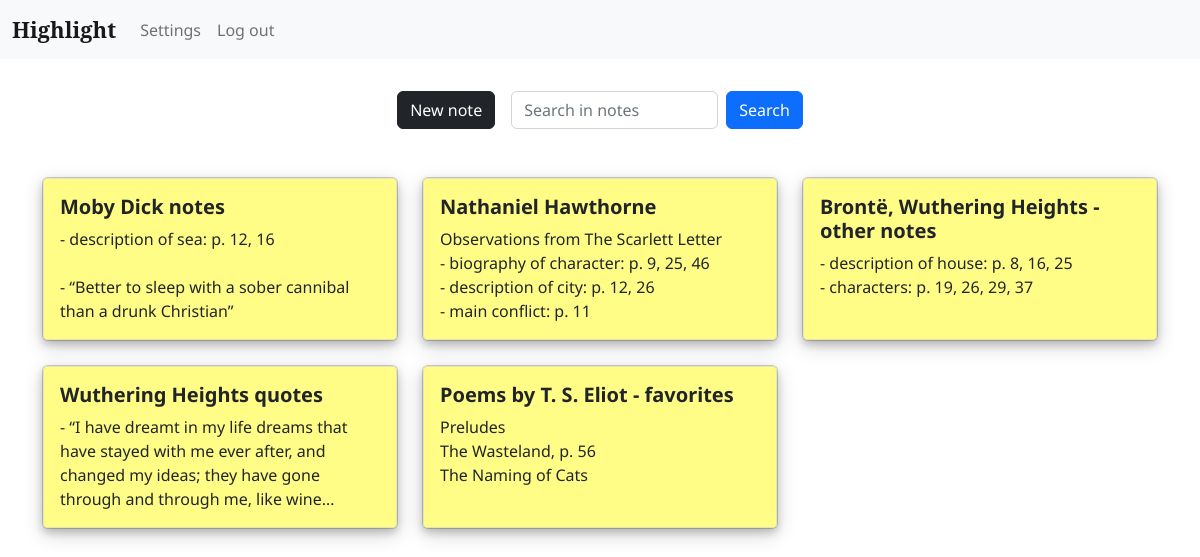
The app's page /highlight/ (signed in) with its own data.
### highlight/models.py (models this page shows, shortened)
class Note(models.Model):
    user_id = models.ForeignKey(settings.AUTH_USER_MODEL, on_delete=models.CASCADE, related_name="notes")
    title = models.CharField(max_length=64)
    author = models.CharField(max_length=128, null=True, blank=True)
    book_title = models.CharField(max_length=128, null=True, blank=True)
    publisher = models.CharField(max_length=64, null=True, blank=True)
    year = models.IntegerField(null=True, blank=True)
    content = models.TextField(max_length=8500)
    timestamp = models.DateTimeField(auto_now_add=True)

### highlight/views.py (the view)
# urls.py: path("", views.index, name="index"),
def index(request):
    if not request.user.is_authenticated:
        return HttpResponseRedirect(reverse("login"))
    form = NoteForm
    user = request.user
    notes = user.notes.all().order_by("-timestamp")
    return render(request, "highlight/index.html", {
        "form": form,
        "notes": notes
    })

### highlight/templates/highlight/index.html (shortened to what this page needs)
{% extends "highlight/layout.html" %}
{% load crispy_forms_tags %}
{% block body %}
    <div>
        <div class="d-flex flex-row mb-3 justify-content-center">
            <div class="p-2">
                <button type="button" class="btn btn-dark" id="addButton" data-bs-toggle="modal" data-bs-target="#noteModal">New note</button>
            </div>
            <div class="p-2">
                <form action="{% url 'search' %}" class="d-flex" role="search">
                    <input class="form-control me-2" name="search-bar" type="search" placeholder="Search in notes" aria-label="Search" required oninvalid="setCustomValidity('Please enter a search term')" oninput="setCustomValidity('')">
                    <button class="btn btn-primary" type="submit">Search</button>
                </form>
            </div>
        </div>
        <br>
        <div class="container">
            <div class="row row-cols-1 row-cols-md-3 g-4">
                {% for note in notes %}
                <div class="col">
                    <div class="card h-100" id="card" data-id="{{note.id}}" style="cursor: pointer;">
                        <div class="card-body">
                            <h5 class="card-title"><b>{{note.title}}</b></h5>
                            <p class="card-text">{{note.content|linebreaksbr}}</p>
                        </div>
                    </div>
                </div>
                {% endfor %}
            </div>
        </div>
    </div>
{% endblock %}

### static/highlight/styles.css (style rules this page uses)
body { font-family: 'Noto Sans'; }
.card-body { background-color: #fffd85; border: 1px solid #e6e5b0; border-radius: 4px; box-shadow: 0 4px 8px 0 #00000033, 0 6px 20px 0 #00000030; }
.card-text { -webkit-line-clamp: 4; overflow: hidden; text-overflow: ellipsis; display: -webkit-box; -webkit-box-orient: vertical; }

### records on screen
Note: title "Moby Dick notes", content "- description of sea: p. 12, 16 - “Better to sleep with a sober cannibal than a drunk Christian”"
Note: title "Nathaniel Hawthorne", content "Observations from The Scarlett Letter - biography of character: p. 9, 25, 46 - description of city: p. 12, 26 - main conflict: p. 11"
Note: title "Brontë, Wuthering Heights - other notes", content "- description of house: p. 8, 16, 25 - characters: p. 19, 26, 29, 37"
Note: title "Wuthering Heights quotes", content "- “I have dreamt in my life dreams that have stayed with me ever after, and changed my ideas; they have gone through and through me, like…"
Note: title "Poems by T. S. Eliot - favorites", content "Preludes The Wasteland, p. 56 The Naming of Cats"
